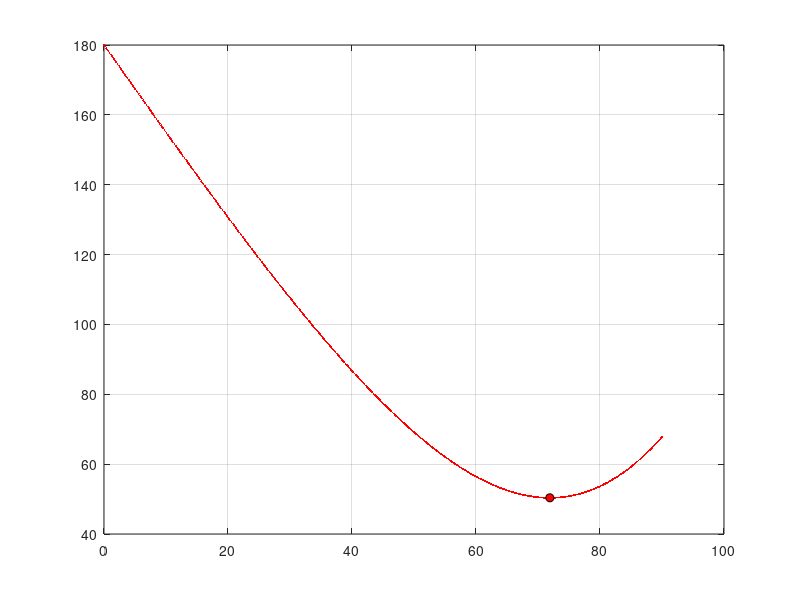

The MATLAB script that drew this image: (Note: this script raises an error after producing the figure.)
clear; close all; clc;

% Refractive indices for colours
n_colors = [1.3310, 1.3321, 1.3327, 1.3338, 1.3350, 1.3362, 1.3390];
color_names = {'Red', 'Orange', 'Yellow', 'Green', 'Blue', 'Indigo', 'Violet'};
color_rgb = [1 0 0; 1 0.5 0; 1 1 0; 0 1 0; 0 0 1; 0.3 0 0.5; 0.5 0 1];

% Angle range
theta_deg = linspace(0, 90, 500);
theta_rad = deg2rad(theta_deg);

% Initialize figure
figure;
hold on;
grid on;
box on;

% Plot primary rainbow for each colour
for i = 1:length(n_colors)
    n = n_colors(i);
    
    % Primary rainbow calculations
    epsilon_primary = rad2deg(pi - 6*asin(sin(theta_rad)/n) + 2*theta_rad);
    theta_primary = asin(sqrt((9 - n^2)/8));
    
    scatter(theta_deg, epsilon_primary, 2, color_rgb(i,:), 'filled', ...
           'DisplayName', sprintf('%s (n=%.4f)', color_names{i}, n));
    
    % Mark minimum point for this colour
    plot(rad2deg(theta_primary), rad2deg(pi - 6*asin(sin(theta_primary)/n)) + 2*rad2deg(theta_primary), 'ko', 'MarkerSize', 6, 'MarkerFaceColor', color_rgb(i,:));
    yline(rad2deg(pi - 6*asin(sin(theta_primary)/n)) + 2*rad2deg(theta_primary), 'Color', color_rgb(i,:)*0.7, 'LineWidth', 2);
end

% Plot secondary rainbow for each colour
for i = 1:length(n_colors)
    n = n_colors(i);
    
    % Secondary rainbow calculations
    epsilon_secondary = rad2deg(4*asin(sin(theta_rad)/n) - 2*theta_rad);
    theta_secondary = asin(sqrt((4 - n^2)/3));
    
    scatter(theta_deg, epsilon_secondary, 2, color_rgb(i,:)*0.7, 'filled', ...
           'DisplayName', sprintf('%s Secondary (n=%.4f)', color_names{i}, n));
    
    % Mark minimum point for this colour
    plot(rad2deg(theta_secondary), rad2deg(4*asin(sin(theta_secondary)/n)) - 2*rad2deg(theta_secondary), ...
         'ko', 'MarkerSize', 6, 'MarkerFaceColor', color_rgb(i,:)*0.7);
    yline(rad2deg(4*asin(sin(theta_secondary)/n)) - 2*rad2deg(theta_secondary), 'Color', color_rgb(i,:)*0.7);
end

% Add labels and title
xlabel('\theta /degrees');
ylabel('\epsilon /degrees');
title('Elevation of deflected beam /deg');
subtitle(['Primary $\epsilon = 40.9^\circ$ to $42.5^\circ$, '...
          'Secondary $\epsilon = 50.2^\circ$ to $53^\circ$'], ...
          'Interpreter', 'latex');
% Set y-axis ticks
yticks(0:20:180);

% Set axis limits
xlim([0 90]);
ylim([0 180]);

